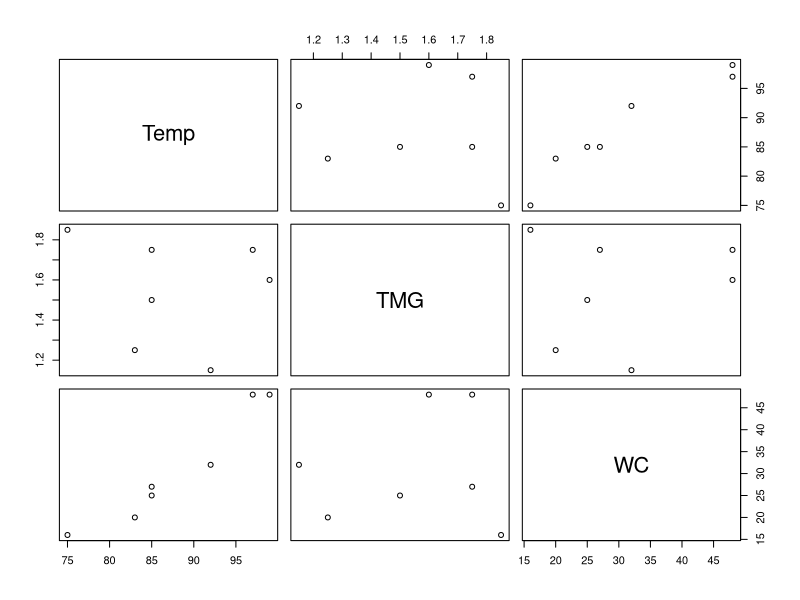
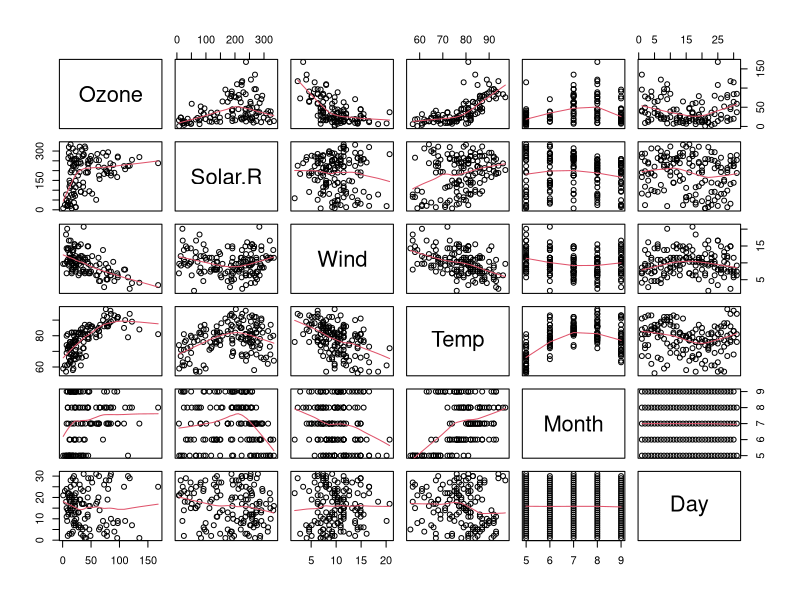
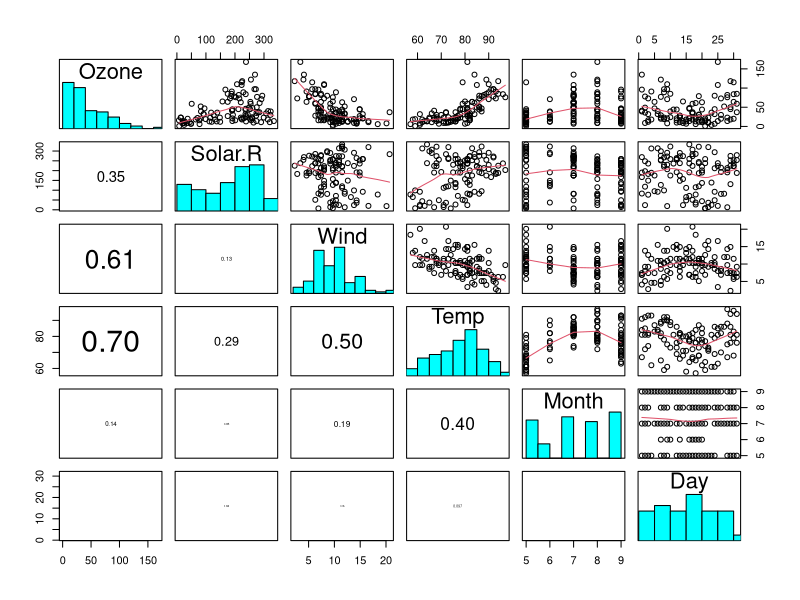
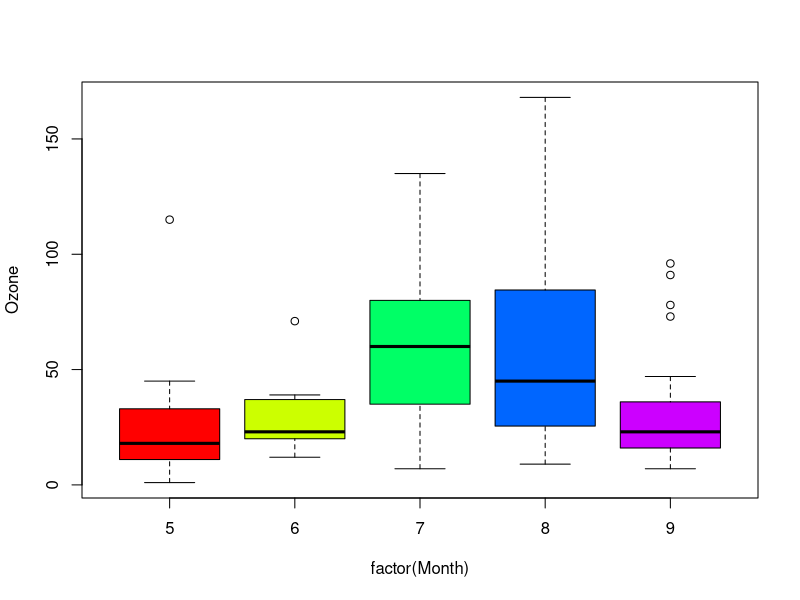
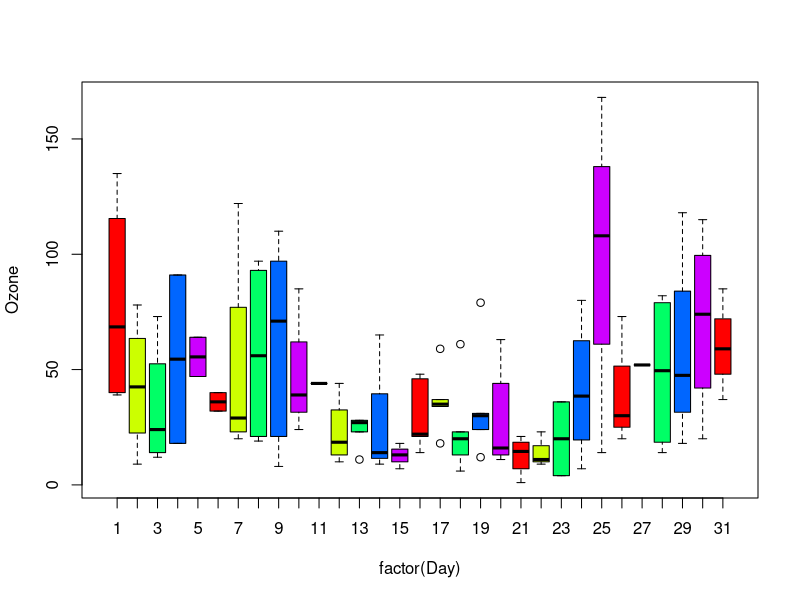
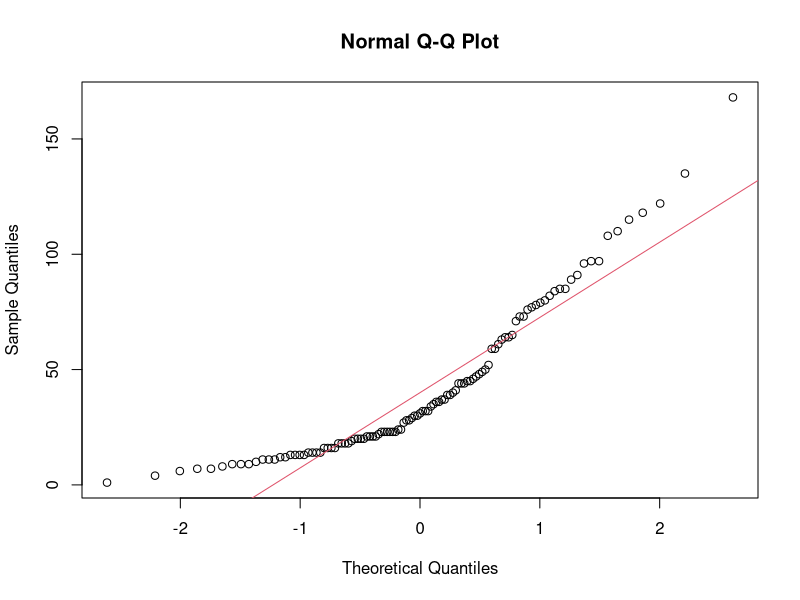
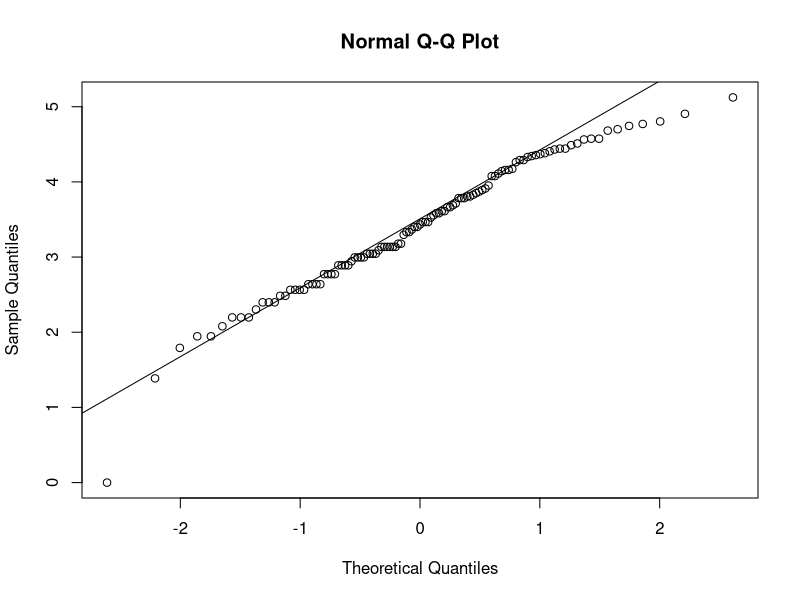
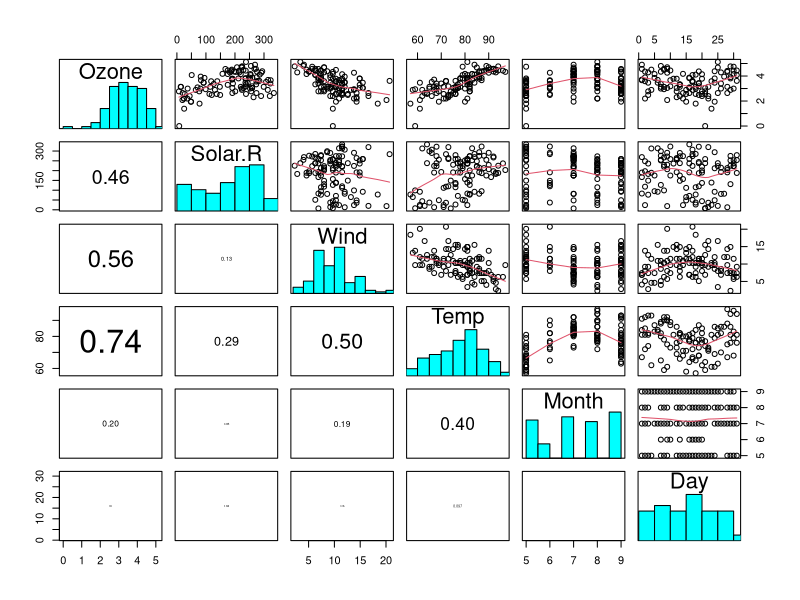

Reproduce these figures in R, in order.
### regressione multipla
dati1<-read.table("MResempio1.csv",header=T,sep=";")
#pdf("../images/MR1pairs.pdf")
pairs(dati1)
#dev.off()
#### matrice di correlazione
mr1=cor(dati1)
#isolo le correlazione tra le variabili indipendenti

Rxx<-as.matrix(mr1[1:2,1:2]) 
#isolo le correlazioni tra variabile risposta e variabili indipendenti
Ry<-as.matrix(mr1[1:2,3]) 
B=t(Ry)%*%solve(Rxx)%*%Ry #R quadro
sqrt(B) #coefficiente di correlazione multiplo
##########
#ora stimo il modello di regressione tra water e temperature
y1<-lm(WC~Temp, data=dati1)
# e quello con tutte le variabili
y2<-lm(WC~Temp+TMG, data=dati1)

#vediamo i risultati
summary(y1)
summary(y2)
######### esempio 2 airquality data in new york
data(airquality)
#### visualizziamo i dati nel loro complesso
pairs(airquality,panel=panel.smooth)

summary(airquality)
### ci sono dati mancanti, vanno tolti per evitare problemi con le procedure di stima
### individuiamo la posizione dei dati mancanti (le righe)
wo<-is.na(airquality$Ozone)
ws<-is.na(airquality$Solar.R)
#eliminiamo i dati mancanti
air<-airquality[!(wo | ws),]
summary(air) #ora non ci sono più dati mancanti
#correlazione
mr<-cor(air)

#isolo le correlazione tra le variabili indipendenti

Rxx<-as.matrix(mr[2:6,2:6]) 
#isolo le correlazioni tra variabile risposta e variabili indipendenti
Ry<-as.matrix(mr[2:6,1]) 
B=t(Ry)%*%solve(Rxx)%*%Ry #R quadro
sqrt(B) #coefficiente di correlazione multiplo che non è altissimo
#############
#grafici a dispersione con alcune aggiunte:
panel.cor <- function(x, y, digits=2, prefix="", cex.cor)
{#con questa funzione vogliamo aggiungere in pairs i valori di correlazione tra le variabili esaminate
    usr <- par("usr"); on.exit(par(usr))
    par(usr = c(0, 1, 0, 1))
    r <- abs(cor(x, y))
    txt <- format(c(r, 0.123456789), digits=digits)[1]
    txt <- paste(prefix, txt, sep="")
    if(missing(cex.cor)) cex.cor <- 0.8/strwidth(txt)
    text(0.5, 0.5, txt, cex = cex.cor * r)
}
panel.hist <- function(x, ...)
{#con questa funzione vogliamo aggiungere gli istogrammi delle singole variabili
    usr <- par("usr"); on.exit(par(usr))
    par(usr = c(usr[1:2], 0, 1.5) )
    h <- hist(x, plot = FALSE)
    breaks <- h$breaks; nB <- length(breaks)
    y <- h$counts; y <- y/max(y)
    rect(breaks[-nB], 0, breaks[-1], y, col="cyan", ...)
}


pairs(air,panel=panel.smooth,lower.panel=panel.cor,diag.panel=panel.hist)
#l'ozono è molto asimmetrico forse bisogna trasformarlo su scala log
##### esploriamo la variazione dell'ozono nei vari mesi
boxplot(Ozone~factor(Month),data=air,col=rainbow(5))
### le mediane dei boxplot differiscono in modo sostanziale tra un mese e l'altro, mi aspetto che il mese abbia un effetto rilevante sulla concentrazione di ozono
#### esploriamo la variazione dell'ozono rispetto ai giorni del mese
boxplot(Ozone~factor(Day),data=air,col=rainbow(5))
###molta variabilità mi aspetto che l'effetto del giorno sia poco rilevante
### verifichiamo quanto le variabili (a parte il mese e il giorno) si comportino come normali, in particolare l'ozono
qqnorm(air$Ozone)
qqline(air$Ozone,col=2)
###### trasfomando l'ozono su scala log
qqnorm(log(air$Ozone))
qqline(log(air$Ozone))

##### l'ozono su scala log si comporta meglio
air.log<-air
air.log$Ozone<-log(air[,1])
pairs(air.log,panel=panel.smooth,lower.panel=panel.cor,diag.panel=panel.hist)

yy=lm(Ozone~., data=air.log)
yy1=step(yy,direction="both")
